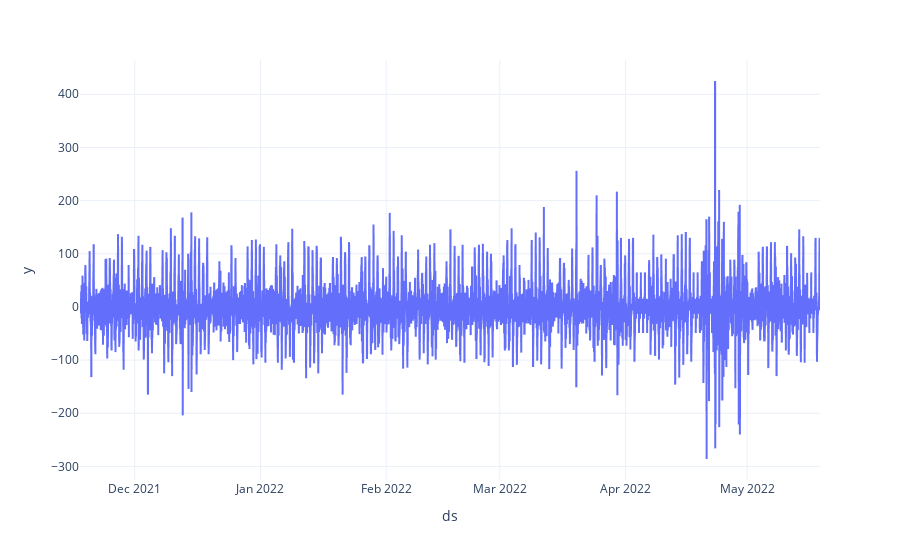

Here is the notebook cell this chart was saved with:
### Code cell
px.line(df2, x = "ds", y = "y")

### Figure 1 — Plotly figure (JSON) as saved in the notebook; plotly's stock layout.template omitted (floating-point values rounded to 4 significant figures; data arrays with more than 128 entries replaced by an {"elided": "..."} marker saying what was removed)
{"data": [{"hovertemplate": "ds=%{x}<br>y=%{y}<extra></extra>", "legendgroup": "", "line": {"color": "#636efa", "dash": "solid"}, "marker": {"symbol": "circle"}, "mode": "lines", "name": "", "showlegend": false, "type": "scattergl", "x": {"elided": "4380 str values"}, "xaxis": "x", "y": {"elided": "4380 int values"}, "yaxis": "y"}], "layout": {"legend": {"tracegroupgap": 0}, "margin": {"t": 60}, "xaxis": {"anchor": "y", "domain": [0, 1], "title": {"text": "ds"}}, "yaxis": {"anchor": "x", "domain": [0, 1], "title": {"text": "y"}}}}
